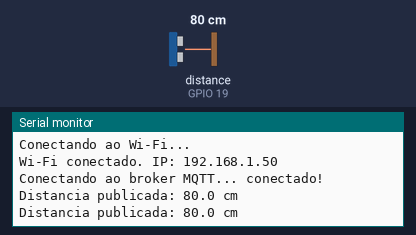
The sketch below on a simulated ESP32. Parts: the last lines printed to the serial monitor. Wiring (inferred from the names in the program): ultrasonic range finder: trigger GPIO 18; echo GPIO 19. The test bench sets the inputs (shaded band); at power-on: distance to the obstacle (sensor on GPIO 19) 80 cm. The echo pulse lasts 58.3 µs per cm; WiFi joins after 1.5 s; servers stay silent unless stated; no MQTT or app messages arrive unless stated.

Above: at 3.3 s.
3.4 s: distance to the obstacle (sensor on GPIO 19) set to 2 cm
At 4.1 s:
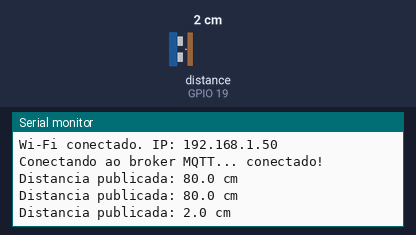
4.9 s: distance to the obstacle (sensor on GPIO 19) set to 4 cm
At 6.4 s:
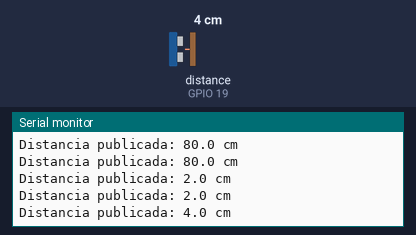
Timing chart, 0 to 7.9 s (numbered marks = the images above; inputs shaded):
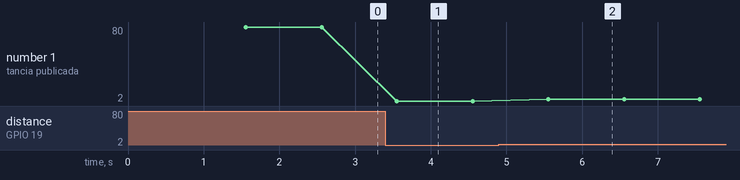

Measured:
- after the input at 3.4 s, the serial monitor: prints a new line after 0.15 s (image 1)
- after the input at 4.9 s, the serial monitor: prints a new line after 0.65 s (image 2)
- plotted number 1: 80 → 2 after the input at 3.4 s, 2 → 4 after the input at 4.9 s

The sketch:

ATV1810.ino
```cpp
#include <WiFi.h>
#include <PubSubClient.h>

const char* WIFI_SSID = "NOME_DO_WIFI";
const char* WIFI_SENHA = "SENHA_DO_WIFI";

const char* MQTT_SERVIDOR = "broker.hivemq.com";
const uint16_t MQTT_PORTA = 1883;

const char* MQTT_TOPICO = "unifor/t169-10/2026-2/p5/equipe01-a7f2/distancia_cm";

const uint8_t PINO_TRIG = 18;
const uint8_t PINO_ECHO = 19;

const unsigned long TIMEOUT_ECHO_US = 30000;
const unsigned long INTERVALO_LEITURA_MS = 1000;
const unsigned long INTERVALO_RECONEXAO_MS = 5000;

WiFiClient clienteWiFi;
PubSubClient clienteMQTT(clienteWiFi);

char clientId[40];

unsigned long ultimaLeitura = 0;
unsigned long ultimaTentativaWiFi = 0;
unsigned long ultimaTentativaMQTT = 0;

bool wifiEstavaConectado = false;

bool medirDistancia(float& distanciaCm) {
  digitalWrite(PINO_TRIG, LOW);
  delayMicroseconds(2);

  digitalWrite(PINO_TRIG, HIGH);
  delayMicroseconds(10);
  digitalWrite(PINO_TRIG, LOW);

  unsigned long duracao = pulseIn(
    PINO_ECHO,
    HIGH,
    TIMEOUT_ECHO_US
  );

  if (duracao == 0) {
    return false;
  }

  distanciaCm = duracao * 0.0343f / 2.0f;

  return distanciaCm >= 2.0f && distanciaCm <= 400.0f;
}

void manterConexoes() {
  unsigned long agora = millis();

  if (WiFi.status() != WL_CONNECTED) {
    wifiEstavaConectado = false;

    if (clienteMQTT.connected()) {
      clienteMQTT.disconnect();
    }

    if (agora - ultimaTentativaWiFi >= INTERVALO_RECONEXAO_MS) {
      ultimaTentativaWiFi = agora;

      Serial.println("Tentando reconectar ao Wi-Fi...");
      WiFi.reconnect();
    }

    return;
  }

  if (!wifiEstavaConectado) {
    wifiEstavaConectado = true;

    Serial.print("Wi-Fi conectado. IP: ");
    Serial.println(WiFi.localIP());

    ultimaTentativaMQTT = agora - INTERVALO_RECONEXAO_MS;
  }

  if (!clienteMQTT.connected() &&
      agora - ultimaTentativaMQTT >= INTERVALO_RECONEXAO_MS) {

    ultimaTentativaMQTT = agora;

    Serial.print("Conectando ao broker MQTT... ");

    if (clienteMQTT.connect(clientId)) {
      Serial.println("conectado!");
    } else {
      Serial.print("falhou. Codigo: ");
      Serial.println(clienteMQTT.state());
    }
  }
}

void setup() {
  Serial.begin(115200);

  pinMode(PINO_TRIG, OUTPUT);
  pinMode(PINO_ECHO, INPUT);
  digitalWrite(PINO_TRIG, LOW);

  uint64_t chipId = ESP.getEfuseMac();

  snprintf(
    clientId,
    sizeof(clientId),
    "p5-esp32-%04X%08X",
    (unsigned int)(chipId >> 32),
    (unsigned int)(chipId & 0xFFFFFFFFULL)
  );

  clienteMQTT.setServer(MQTT_SERVIDOR, MQTT_PORTA);
  clienteMQTT.setKeepAlive(30);
  clienteMQTT.setSocketTimeout(2);

  WiFi.mode(WIFI_STA);
  WiFi.setAutoReconnect(true);
  WiFi.begin(WIFI_SSID, WIFI_SENHA);

  ultimaTentativaWiFi = millis();

  Serial.println("Iniciando pratica 5...");
  Serial.print("Client ID: ");
  Serial.println(clientId);
  Serial.print("Topico: ");
  Serial.println(MQTT_TOPICO);
  Serial.println("Conectando ao Wi-Fi...");
}

void loop() {
  manterConexoes();

  if (!clienteMQTT.connected()) {
    return;
  }

  clienteMQTT.loop();

  unsigned long agora = millis();

  if (agora - ultimaLeitura >= INTERVALO_LEITURA_MS) {
    ultimaLeitura = agora;

    float distanciaCm;

    if (!medirDistancia(distanciaCm)) {
      Serial.println("Leitura invalida: nao publicada.");
      return;
    }

    char mensagem[16];

    snprintf(mensagem, sizeof(mensagem), "%.1f", distanciaCm);


    bool publicado = clienteMQTT.publish(
      MQTT_TOPICO,
      mensagem,
      false
    );

    if (publicado) {
      Serial.print("Distancia publicada: ");
      Serial.print(mensagem);
      Serial.println(" cm");
    } else {
      Serial.println("Falha ao publicar a distancia.");
    }
  }
}
```
